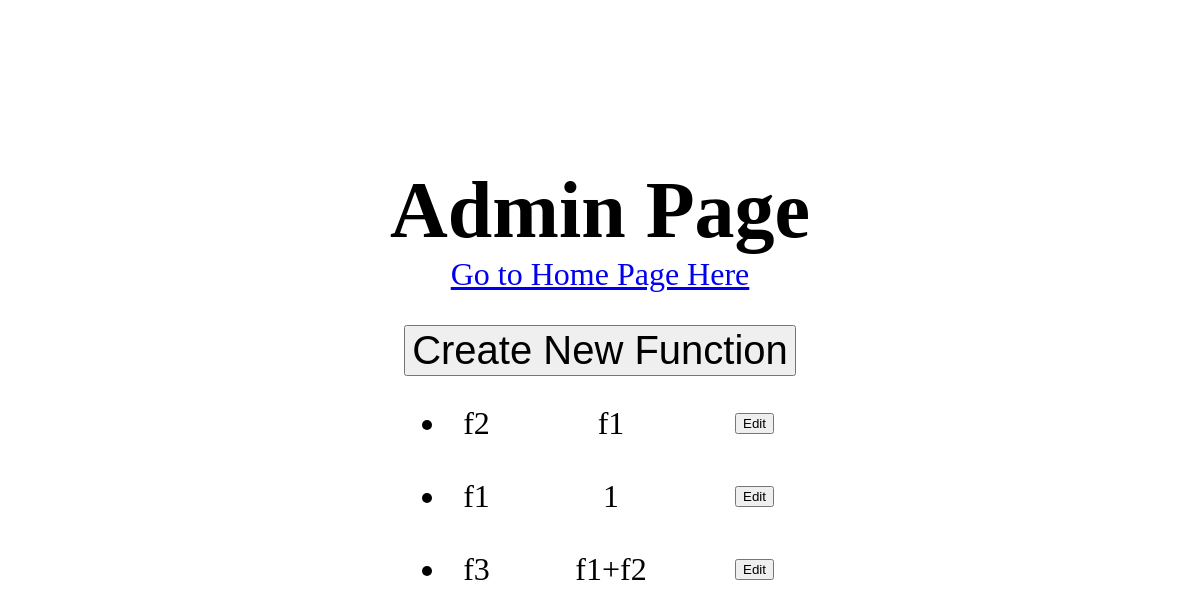
The page /admin on the database as committed earlier.
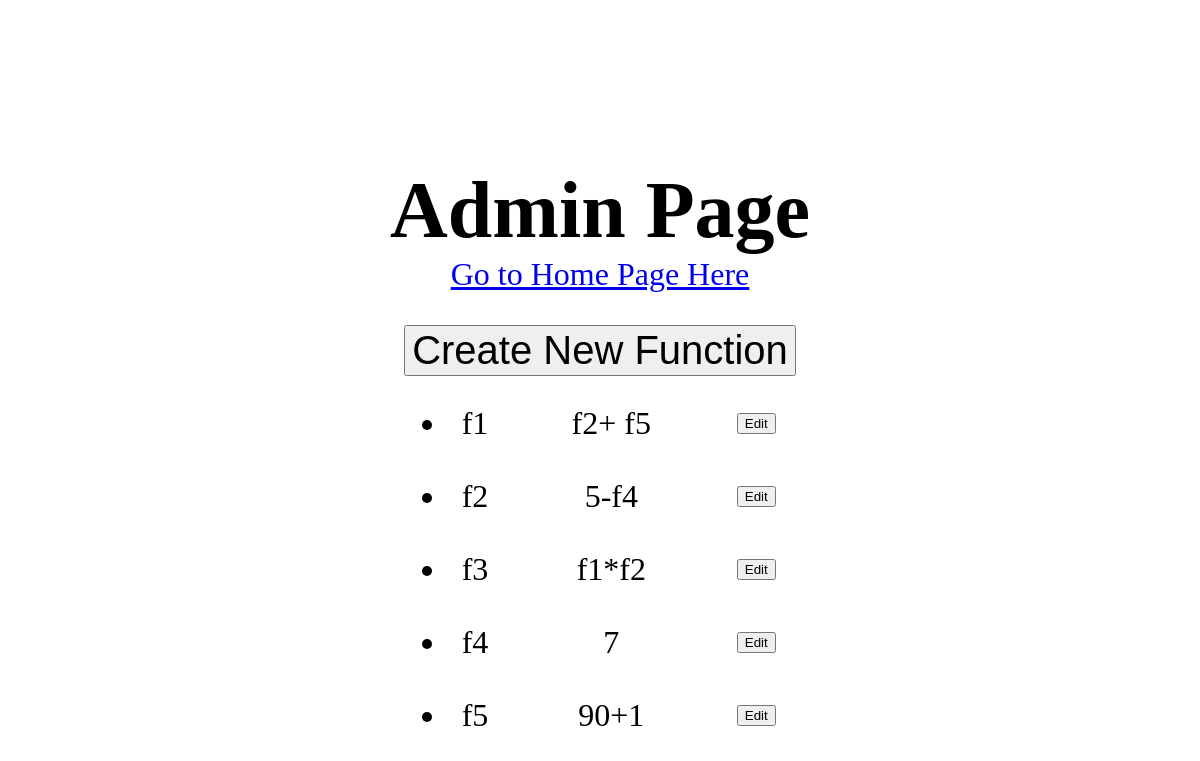
The same page on the database as committed later.
### tables this page shows
CREATE TABLE functions (
                                            name text PRIMARY KEY,
                                            function text NOT NULL
                                        );

### Challenge.py (the view)
@app.route('/admin')
def admin():
    print(db.getFunctions())
    return fl.render_template('admin.html',functions=turnFunctionsToJSON(db.getFunctions()))

### Challenge.py (called while the page is built)
def turnFunctionsToJSON(func_table):
    out={}
    if func_table!=None and len(func_table)>0:
        for f in func_table:
            out[f[0]]=f[1]
    return out

### DB.py (called while the page is built)
def create_connection(db_file):
    try:
        conn = sql.connect(db_file)
        print("Success connecting",db_file)
        return conn
    except sql.Error as e:
        print(e)
    return None

def getFunctions():
    conn = create_connection('functions.db') # Warning: This file is created in the current directory
    cursor=conn.cursor()
    try:
        query="select * from functions"
        cursor.execute(query)
        result = cursor.fetchall()
        return result
    except sql.Error as e:
        print(e)
    return None

### templates/admin.html (shortened to what this page needs)
<html>
    <head>
    </head>
    <body>
        <div style="top: 20%;position: relative" align="center">
            <h1>Admin Page</h1>
            <a href="/"><p>Go to Home Page Here</p></a>
            <button class="bigBtn" onclick="CreateNewFunction(this)">Create New Function</button>
            <div align="center">
                <table>
                    {% if functions.length!=0 %}
                        {% for f in functions %}
                          <tr >
                            <td><ul><li>{{f}}</li></ul></td>
                            <td><ul>{{functions[f]}}</ul></td>
                            <td><ul><button onclick="Edit(this)">Edit</button></ul></td>
                          </tr>
                        {% endfor %}
                    {% endif %}
                </table>
            </div>
        </div>
    </body>
</html>

### templates/admin.html (style rules this page uses)
h1 { font-size: 5em; margin-bottom: 0pt; }
.bigBtn { font-size: 2.5em; }
table { margin-top:20pt; width:391px; font-size:2em; }
ul { text-align: center; }
p { font-size: 2em; margin-top: 0pt; }

Rows that differ between the two databases and show on the page:
changed functions "f1": function "1" → "f2+ f5"; moves up the list
changed functions "f2": function "f1" → "5-f4"
changed functions "f3": function "f1+f2" → "f1*f2"
added functions: name "f4", function "7"
added functions: name "f5", function "90+1"
